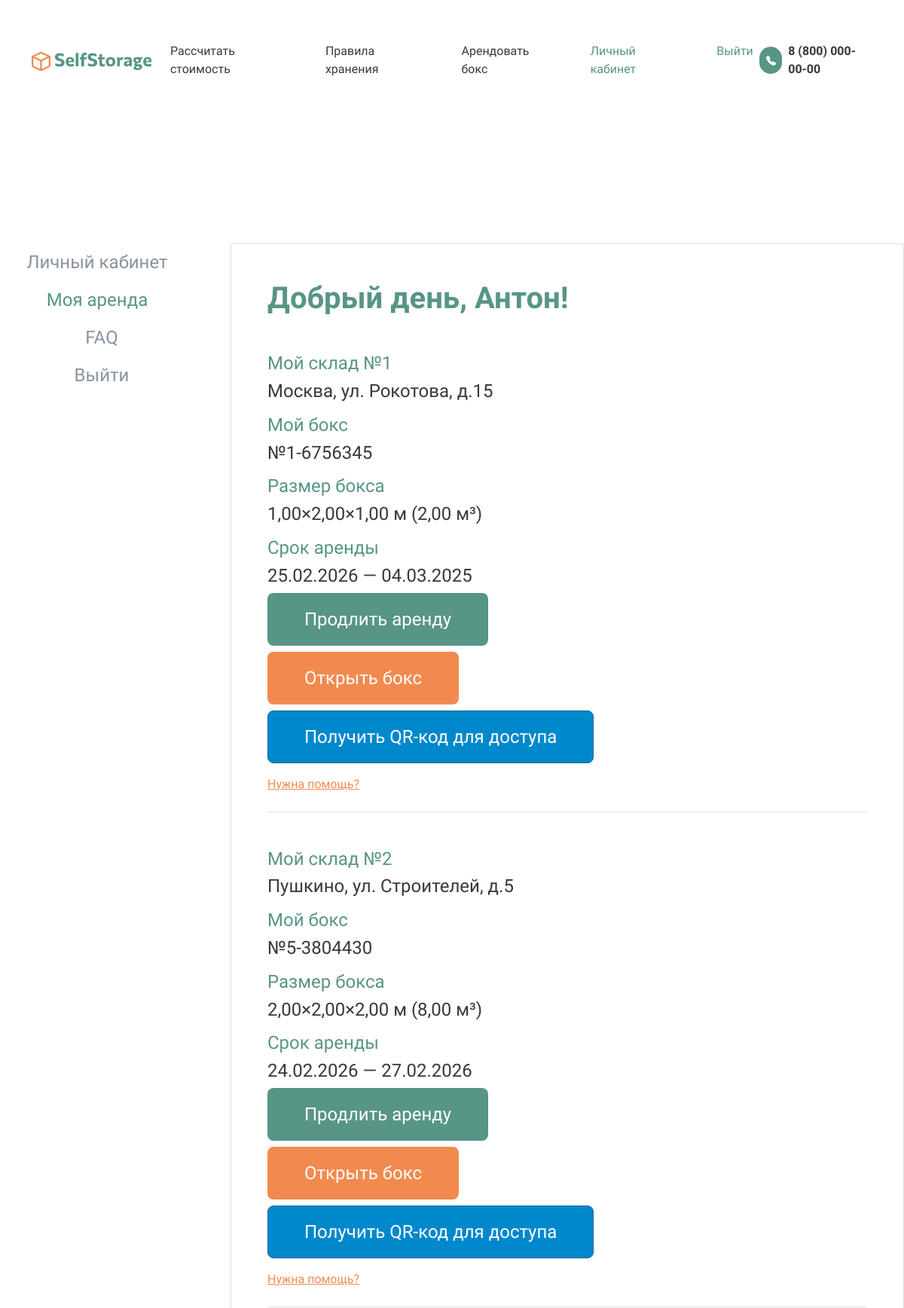
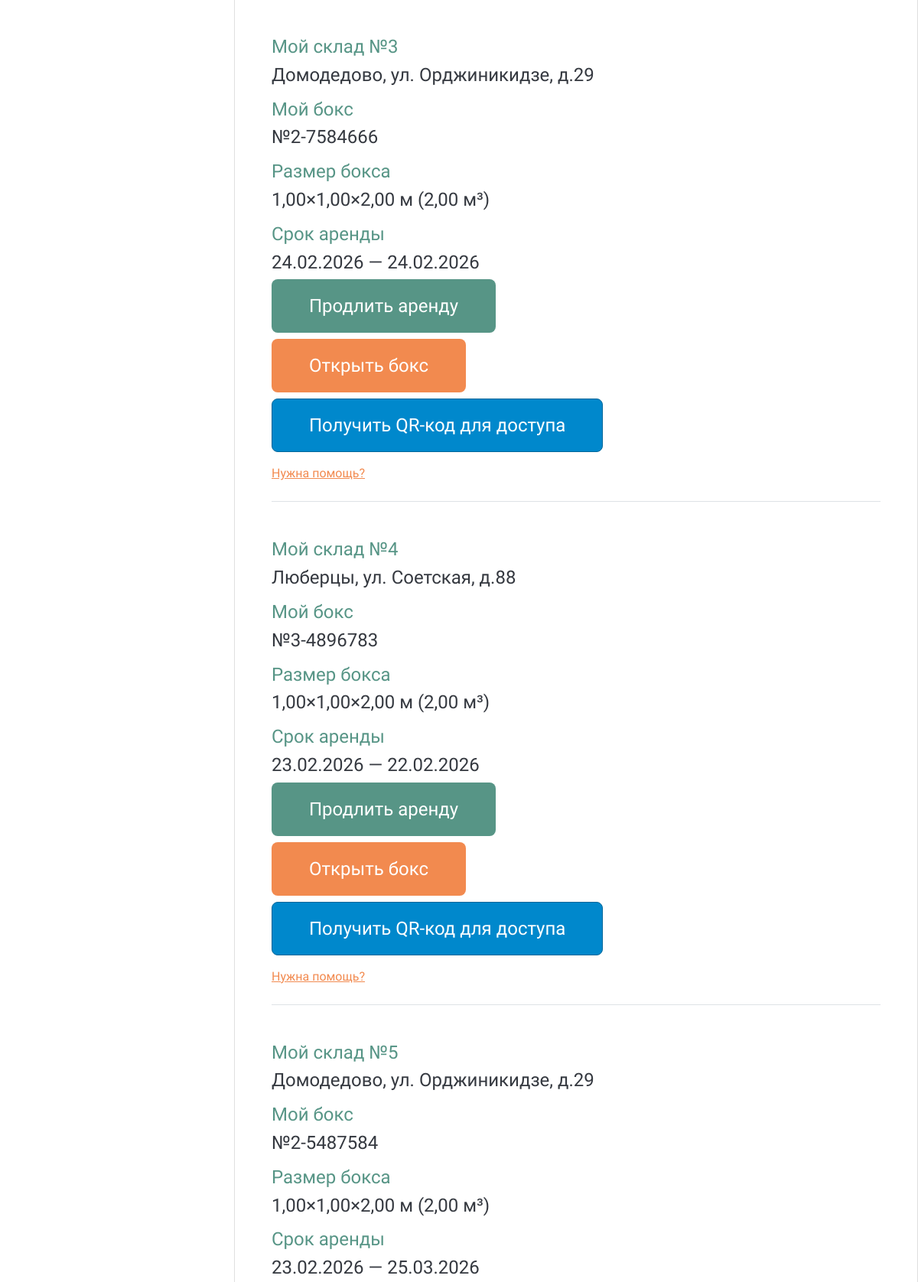
The page /my-rent/ (signed in, upper part) on the database its author committed (2 pictures, top to bottom).
### storage/models.py (models this page shows, shortened)
class RentalAgreement(models.Model):
    STATUS_CHOICES = [
        ('active', 'Активен'),
        ('completed', 'Завершен'),
        ('cancelled', 'Отменен'),
        ('overdue', 'Просрочен')
    ]
    client = models.ForeignKey(
        Client,
        on_delete=models.CASCADE,
        related_name='agreements',
        verbose_name="Клиент"
    )
    warehouse = models.ForeignKey(
        Warehouse,
        on_delete=models.PROTECT,
        related_name='agreements',
        verbose_name="Склад"
    )
    boxes = models.ManyToManyField(
        Box,
        related_name='agreements',
        verbose_name="Арендуемые боксы",
        blank=True
    )
    start_date = models.DateField(
        verbose_name="Дата начала",
        default=date.today
    )
    end_date = models.DateField(
        verbose_name="Дата окончания",
        null=True,
        blank=True,
    )
    free_delivery = models.BooleanField(
        default=False,
        verbose_name="Бесплатный вывоз")
    status = models.CharField(
        max_length=20,
        choices=STATUS_CHOICES,
        default='active'
    )
    created_at = models.DateTimeField(
        auto_now_add=True,
        verbose_name="Дата создания"
    )
    reminder_30d_sent = models.BooleanField(
        default=False,
        verbose_name="Напоминание за 30 дней отправлено"
    )
    reminder_14d_sent = models.BooleanField(
        default=False,
        verbose_name="Напоминание за 14 дней отправлено"
    )
    reminder_7d_sent = models.BooleanField(
        default=False,
        verbose_name="Напоминание за 7 дней отправлено"
    )
    reminder_3d_sent = models.BooleanField(
        default=False,
        verbose_name="Напоминание за 3 дня отправлено"
    )
    overdue_notification_sent = models.BooleanField(
        default=False,
        verbose_name="Уведомление о просрочке отправлено"
    )
    last_overdue_reminder_sent = models.DateField(
        null=True,
        blank=True,
        verbose_name="Дата последнего напоминания о просрочке"
    )
    grace_period_notification_sent = models.BooleanField(
        default=False,
        verbose_name="Уведомление о льготном периоде отправлено"
    )
    promo_code = models.ForeignKey(
        PromoCode,
        on_delete=models.SET_NULL,
        null=True,
        blank=True,
        related_name='agreements',
        verbose_name="Примененный промокод"
    )
    class Meta:
        verbose_name = "Договор аренды"
        verbose_name_plural = "Договоры аренды"
        ordering = ['-created_at']
        constraints = [
            models.UniqueConstraint(
                fields=['client', 'promo_code'],
                name='unique_client_promo'
            )
        ]

class Warehouse(models.Model):
    town = models.CharField(max_length=255, verbose_name="Расположение")
    address = models.CharField(max_length=255, verbose_name="Адрес склада")
    description = models.TextField(verbose_name="Описание склада", blank=True)
    directions = models.TextField(verbose_name="Инструкция по проезду", blank=True)
    contacts = models.TextField(verbose_name="Контакты склада", blank=True)
    temperature = models.CharField(
        max_length=50,
        verbose_name="Температурный режим",
        default="17 °С",
        help_text="Например: 17 °С или 15-20 °С"
    )
    ceiling_height = models.DecimalField(
        max_digits=5,
        decimal_places=2,
        verbose_name="Высота потолка всего зала (м)"
    )
    class Meta:
        verbose_name = "Склад"
        verbose_name_plural = "Склады"
        ordering = ['town', 'address']
    def __str__(self):
        return f"{self.town}, {self.address}"

class Box(models.Model):
    STATUS_CHOICES = [
        ('free', 'Свободен'),
        ('occupied', 'Занят'),
        ('maintenance', 'На обслуживании'),
    ]
    box_type = models.ForeignKey(
        BoxType,
        on_delete=models.CASCADE,
        related_name='boxes',
        verbose_name="Тип бокса")
    number = models.CharField(max_length=10, verbose_name="Номер бокса")
    status = models.CharField(
        max_length=20,
        choices=STATUS_CHOICES,
        default='free',
        verbose_name="Статус"
    )
    current_agreement = models.ForeignKey(
        'RentalAgreement',
        on_delete=models.SET_NULL,
        null=True,
        blank=True,
        related_name='boxes_rented',
        verbose_name="Текущий договор"
    )
    class Meta:
        verbose_name = "Бокс"
        verbose_name_plural = "Боксы"
        ordering = ['number']
        unique_together = ('box_type', 'number')

class BoxType(models.Model):
    SIZE_CATEGORY_CHOICES = [
        ('small', 'До 3м³'),
        ('medium', 'До 10м³'),
        ('large', 'Свыше 10м³'),
    ]
    warehouse = models.ForeignKey(
        Warehouse,
        on_delete=models.CASCADE,
        related_name='box_types',
        verbose_name='Склад'
    )
    length = models.DecimalField(
        max_digits=5,
        decimal_places=2,
        verbose_name="Длина (м)",
        validators=[MinValueValidator(0.1)]
    )
    width = models.DecimalField(
        max_digits=5,
        decimal_places=2,
        verbose_name="Ширина (м)",
        validators=[MinValueValidator(0.1)]
    )
    height = models.DecimalField(
        max_digits=5,
        decimal_places=2,
        verbose_name="Высота (м)",
        validators=[MinValueValidator(0.1)]
    )
    volume = models.DecimalField(
        max_digits=6,
        decimal_places=2,
        verbose_name="Объем (м³)",
        editable=False
    )
    category = models.CharField(
        max_length=10,
        choices=SIZE_CATEGORY_CHOICES,
        verbose_name="Категория объема",
        editable=False
    )
    price = models.DecimalField(
        max_digits=10,
        decimal_places=2,
        verbose_name="Стоимость аренды (руб/мес)",
        validators=[MinValueValidator(0)]
    )
    total_count = models.PositiveIntegerField(default=0)
    occupied_count = models.PositiveIntegerField(default=0)
    class Meta:
        verbose_name = "Тип бокса"
        verbose_name_plural = "Типы боксов"
        ordering = ['volume']

### users/views.py (the view)
# urls.py: path('my-rent/', views.my_rent_view, name='my_rent'),
@login_required
def my_rent_view(request):
    from storage.models import RentalAgreement, Client
    client, created = Client.objects.get_or_create(
        user=request.user,
        defaults={
            'full_name': f"{request.user.first_name} {request.user.last_name}".strip() or request.user.username,
            'email': request.user.email,
            'phone': getattr(request.user.profile, 'phone', ''),
            'address': getattr(request.user.profile, 'address', '')
        }
    )
    active_rentals = RentalAgreement.objects.filter(
        client=client
    ).exclude(status__in=['completed', 'cancelled']).select_related('warehouse').prefetch_related('boxes', 'boxes__box_type')
    if active_rentals.exists():
        return render(request, 'my-rent.html', {
            'rentals': active_rentals,
            'user': request.user,
            'profile': request.user.profile
        })
    return render(request, 'my-rent-empty.html', {
        'user': request.user,
        'profile': request.user.profile
    })

### templates/my-rent.html (shortened to what this page needs)
{% extends 'base.html' %}
{% load static %}
{% block content %}
<div class="row mt-header">
    <div class="col-lg-3 d-flex flex-column nav nav-pills">
        <a href="{% url 'cabinet' %}"
           class="ps-0 btn bg-white fs_24 shadow-none SelfStorage_grey SelfStorage_tab">
            Личный кабинет
        </a>
        <a href="{% url 'my_rent' %}"
           class="ps-0 btn bg-white fs_24 shadow-none SelfStorage_orange SelfStorage_tab active">
            Моя аренда
        </a>
        <a href="{% url 'faq' %}"
           class="btn fs_24 shadow-none text-decoration-none SelfStorage_grey SelfStorage_tab">
            FAQ
        </a>
        <a href="{% url 'logout' %}"
           class="btn fs_24 shadow-none text-decoration-none SelfStorage_grey SelfStorage_tab">
            Выйти
        </a>
    </div>
    <div class="col-lg-9">
        <div class="card p-5">
            <h1 class="fw-bold SelfStorage_green mb-5">
                Добрый день, {{ user.first_name|default:user.username }}!
            </h1>
            {% for rental in rentals %}
            <div class="mb-5 pb-4 border-bottom">
                <h4 class="SelfStorage_green">Мой склад №{{ forloop.counter }}</h4>
                <h4>{{ rental.warehouse }}</h4>
                <h4 class="SelfStorage_green mt-3">Мой бокс</h4>
                <h4>
                    {% for box in rental.boxes.all %}
                        №{{ box.number }}{% if not forloop.last %}, {% endif %}
                    {% empty %}
                        Ожидает назначения
                    {% endfor %}
                </h4>
                <h4 class="SelfStorage_green mt-3">Размер бокса</h4>
                <h4>
                    {% for box in rental.boxes.all %}
                        {% if box.box_type %}
                            {{ box.box_type.length }}×{{ box.box_type.width }}×{{ box.box_type.height }} м
                            ({{ box.box_type.volume }} м³)
                        {% else %}
                            Не указан
                        {% endif %}
                    {% empty %}
                        —
                    {% endfor %}
                </h4>
                <h4 class="SelfStorage_green mt-3">Срок аренды</h4>
                <h4>{{ rental.start_date|date:"d.m.Y" }} — {{ rental.end_date|date:"d.m.Y"|default:"Не ограничен" }}</h4>
                <div class="mb-2">
                    <a href="{% url 'extend_rent' rental.id %}"
                    class="btn fs_24 px-5 py-3 text-white border-8 SelfStorage__bg_green SelfStorage__btn2_green">
                        Продлить аренду
                    </a>
                </div>
                <div class="mb-2">
                    <a href="{% url 'open_box' rental.id %}"
                    class="btn fs_24 px-5 py-3 text-white border-8 SelfStorage__bg_orange SelfStorage__btn2_orange">
                        Открыть бокс
                    </a>
                </div>
               <div class="mt-2">
                    <a href="{% url 'request_qr' rental.id %}"
                    class="btn fs_24 px-5 py-3 text-white border-8 SelfStorage__bg_blue SelfStorage__btn2_blue mb-3">
                        Получить QR-код для доступа
                    </a>
                </div>
                <a href="{% url 'faq' %}" class="SelfStorage_orange">Нужна помощь?</a>
            </div>
            {% endfor %}
        </div>
    </div>
</div>
{% endblock %}

### templates/base.html (shortened to what this page needs)
{% load static %}
<!DOCTYPE html>
<html lang="ru">
<head>
    <link href="https://cdn.jsdelivr.net/npm/bootstrap@5.0.2/dist/css/bootstrap.min.css"
          rel="stylesheet">
    <link rel="stylesheet" href="{% static 'style.css' %}">
</head>
<body>
    <header class="navbar navbar-expand-xl navbar-light fixed-top bg-white py-5">
        <nav class="container">
            <a class="navbar-brand" href="{% url 'home' %}">
                <img src="{% static 'img/Vector.svg' %}" alt="SelfStorage">
                <img src="{% static 'img/SelfStorage.svg' %}" alt="SelfStorage">
            </a>
            <div class="collapse navbar-collapse justify-content-end">
                <ul class="navbar-nav">
                    <li class="nav-item me-5">
                        <a class="nav-link SelfStorage_black" href="#">Рассчитать стоимость</a>
                    </li>
                    <li class="nav-item me-5">
                        <a class="nav-link SelfStorage_black" href="{% url 'faq' %}">Правила хранения</a>
                    </li>
                    <li class="nav-item me-5">
                        <a class="nav-link SelfStorage_black" href="{% url 'boxes' %}">Арендовать бокс</a>
                    </li>
                    {% if user.is_authenticated %}
                        <li class="nav-item me-5">
                            <a class="nav-link SelfStorage_green" href="{% url 'cabinet' %}">
                                Личный кабинет
                            </a>
                        </li>
                        <li class="nav-item">
                            <a class="nav-link SelfStorage_green" href="{% url 'logout' %}">Выйти</a>
                        </li>
                    {% endif %}
                    <li class="nav-item d-flex align-items-center">
                        <div class="d-flex justify-content-center align-items-center rounded-pill SelfStorage__bg_green me-2"
                             style="height: 36px; width: 36px;">
                        </div>
                        <b>8 (800) 000-00-00</b>
                    </li>
                </ul>
            </div>
        </nav>
    </header>
    <main class="mt-header">
        {% block content %}{% endblock %}
    </main>

### static/style.css (style rules this page uses)
html { height: 100%; }
* { font-family: 'Commissioner', sans-serif; font-size: 16px; font-weight: normal; color: #353940; }
body { background-color: white; min-height: 100%; display: grid; grid-template-rows: auto 1fr auto; }
.fs_24 { font-size: 24px; }
.border-8 { border-radius: 8px; }
.SelfStorage_tab.active { color: #579586 !important; }
.SelfStorage_green { color: #579586 !important; }
.SelfStorage__bg_green { background-color: #579586 !important; }
.SelfStorage_grey { color: #89939E !important; }
.SelfStorage_black { color: #353940 !important; }
.SelfStorage_orange { color: #F28A4F !important; }
.SelfStorage__bg_orange { background-color: #F28A4F !important; }
.mt-header { margin-top: calc(136px + 1.6rem); }
.SelfStorage__bg_blue { background-color: #0088cc !important; }
.SelfStorage__btn2_blue { border-color: #006699 !important; }

### rows shown on the page
RentalAgreement: warehouse "Москва, ул. Рокотова, д.15", start_date "25.02.2026", end_date "04.03.2025"
Box: number "1-6756345", box_type.length "1,00", box_type.width "2,00", box_type.height "1,00", box_type.volume "2,00"
RentalAgreement: warehouse "Пушкино, ул. Строителей, д.5", start_date "24.02.2026", end_date "27.02.2026"
Box: number "5-3804430", box_type.length "2,00", box_type.width "2,00", box_type.height "2,00", box_type.volume "8,00"
RentalAgreement: warehouse "Домодедово, ул. Орджиникидзе, д.29", start_date "24.02.2026", end_date "24.02.2026"
Box: number "2-7584666", box_type.length "1,00", box_type.width "1,00", box_type.height "2,00", box_type.volume "2,00"
RentalAgreement: warehouse "Люберцы, ул. Соетская, д.88", start_date "23.02.2026", end_date "22.02.2026"
Box: number "3-4896783", box_type.length "1,00", box_type.width "1,00", box_type.height "2,00", box_type.volume "2,00"
RentalAgreement: warehouse "Домодедово, ул. Орджиникидзе, д.29", start_date "23.02.2026", end_date "25.03.2026"
Box: number "2-5487584", box_type.length "1,00", box_type.width "1,00", box_type.height "2,00", box_type.volume "2,00"

### other values the page prints
{{ user.first_name|default:user.username }} "Антон"
